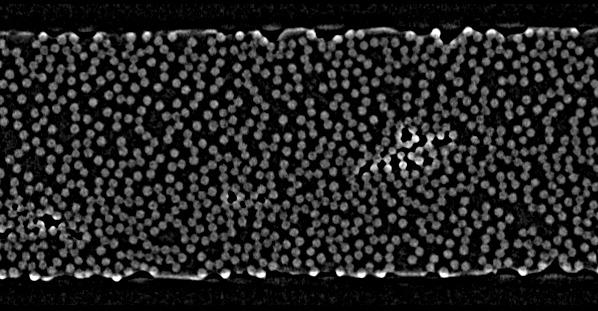
#> input picture Image cropping/Uncropped pictures/Tape_B_2_1.jpg, 598 x 311 px, found by its file name; its folder holds 4 pictures in this run
$ python crop_image.py
#> lines starting #> are read from the running program, lines starting #| are printed output that depends on the picture; pictures that were not available may be replaced by others from this repository, and a replacement may not be noted
import numpy
import numpy as np
import scipy as sc
import matplotlib.pyplot as plt
import cv2 as cv
from PIL import Image
import os
import random

cwd = os.getcwd()
files = os.listdir(cwd)
print(cwd,files)
column_crop = 5
width_crop = 2

def image_cropper(img,filename,num):
#> called with filename = 'Tape_B_2_1.jpg', num = 100
    im = Image.open(img,mode='r').convert("L")
#> im is the input picture: PIL image 598x311 L; min 0, max 255, mean 36.9
    # [6 lines of commented-out code are left out]
    im_array = numpy.asarray(im)
    height = round(np.shape(im_array)[1]/column_crop)
#> height = 120
    width = round(np.shape(im_array)[0]/width_crop)
#> width = 156
    print(height,width)
#| 120 156
    im1_ar = im_array[:width,:height]
    im2_ar = im_array[:width,height:2*height]
    im3_ar = im_array[:width,2*height:3*height]
    im4_ar = im_array[:width,3*height:4*height]
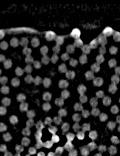
#> im4_ar: shape (156, 120); min 0, max 255, mean 40.7
    im5_ar = im_array[:width,4*height:]
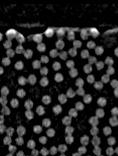
#> im5_ar: shape (156, 118); min 0, max 255, mean 36.4
    im6_ar = im_array[width:,:height]
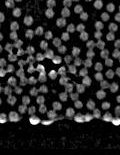
#> im6_ar: shape (155, 120); min 0, max 255, mean 39.6
    im7_ar = im_array[width:,height:2*height]
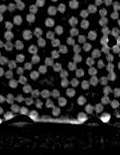
#> im7_ar: shape (155, 120); min 0, max 255, mean 37.1
    im8_ar = im_array[width:,2*height:3*height]
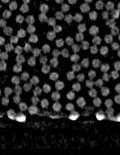
#> im8_ar: shape (155, 120); min 0, max 255, mean 36.9
    im9_ar = im_array[width:,3*height:4*height]
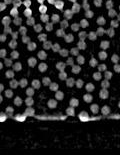
#> im9_ar: shape (155, 120); min 0, max 255, mean 37.6
    im10_ar = im_array[width:,4*height:]
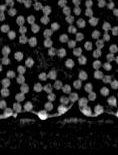
#> im10_ar: shape (155, 118); min 0, max 255, mean 35.1

    im1 = Image.fromarray(im1_ar)
    im2 = Image.fromarray(im2_ar)
    im3 = Image.fromarray(im3_ar)
    im4 = Image.fromarray(im4_ar)
    im5 = Image.fromarray(im5_ar)
    im6 = Image.fromarray(im6_ar)
    im7 = Image.fromarray(im7_ar)
    im8 = Image.fromarray(im8_ar)
    im9 = Image.fromarray(im9_ar)
    im10 = Image.fromarray(im10_ar)
    filename = filename.replace(".jpg","")
    filename = filename.replace("2_","")
    print(filename)

    im1.save(f'Data Processed/Watershed/Training/{num} (tif)/images/{filename}_1.tif')
    im2.save(f'Data Processed/Watershed/Training/{num} (tif)/images/{filename}_2.tif')
    im3.save(f'Data Processed/Watershed/Training/{num} (tif)/images/{filename}_3.tif')
    im4.save(f'Data Processed/Watershed/Training/{num} (tif)/images/{filename}_4.tif')
    im5.save(f'Data Processed/Watershed/Training/{num} (tif)/images/{filename}_5.tif')
    im6.save(f'Data Processed/Watershed/Training/{num} (tif)/images/{filename}_6.tif')
    im7.save(f'Data Processed/Watershed/Training/{num} (tif)/images/{filename}_7.tif')
    im8.save(f'Data Processed/Watershed/Training/{num} (tif)/images/{filename}_8.tif')
    im9.save(f'Data Processed/Watershed/Training/{num} (tif)/images/{filename}_9.tif')
    im10.save(f'Data Processed/Watershed/Training/{num} (tif)/images/{filename}_10.tif')


def image_opener(direc_path):
    for i in range(1,21):
        j = random.randint(1,2189)
        try:
            img = Image.open(f'{direc_path}/Tape_B_2_-{j}.jpg')
            img.save(f'Image cropping/Uncropped pictures/Tape_B_2_{i}.jpg')
        except EOFError:
            print( "ERROR")
            return False


#image_opener(r'C:\Users\degro\OneDrive - Delft University of Technology\Aerospace engineering\Year 2\Q3-4 project\Data\Data\Training data\Tape_B_2_JPG')

for name in os.listdir(f'Data Processed/Watershed/Training/100/Images'):
     image_cropper(f'Data Processed/Watershed/Training/100/images/{name}',name,100)

$ run again, on Image cropping/Uncropped pictures/Tape_B_2_13.jpg
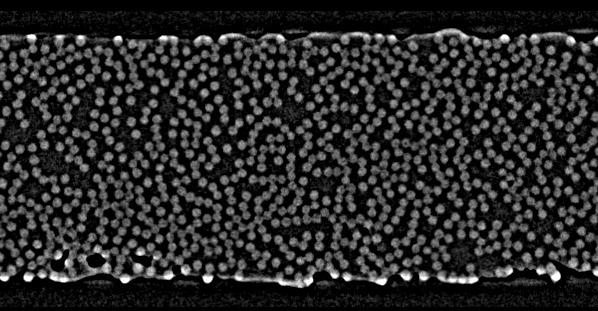
#> input picture Image cropping/Uncropped pictures/Tape_B_2_13.jpg, 598 x 311 px, found by its file name
#> in image_cropper, im is the input picture: PIL image 598x311 L; min 0, max 255, mean 42.4
#| 120 156
#> in image_cropper, `im9_ar = im_array[width:,3*height:4*height]`:
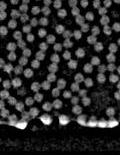
#> im9_ar: shape (155, 120); min 0, max 255, mean 44.5
#> in image_cropper, `im10_ar = im_array[width:,4*height:]`:
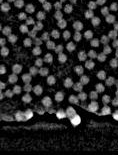
#> im10_ar: shape (155, 118); min 0, max 255, mean 41.7

$ run again, on Image cropping/Uncropped pictures/Tape_B_2_15.jpg
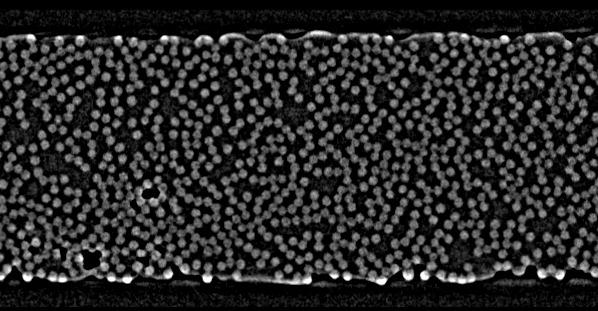
#> input picture Image cropping/Uncropped pictures/Tape_B_2_15.jpg, 598 x 311 px, found by its file name
#> in image_cropper, im is the input picture: PIL image 598x311 L; min 0, max 255, mean 42
#| 120 156
#> in image_cropper, `im9_ar = im_array[width:,3*height:4*height]`:
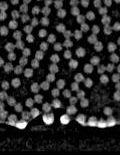
#> im9_ar: shape (155, 120); min 0, max 255, mean 44.2
#> in image_cropper, `im10_ar = im_array[width:,4*height:]`:
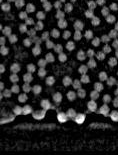
#> im10_ar: shape (155, 118); min 0, max 255, mean 41.1
